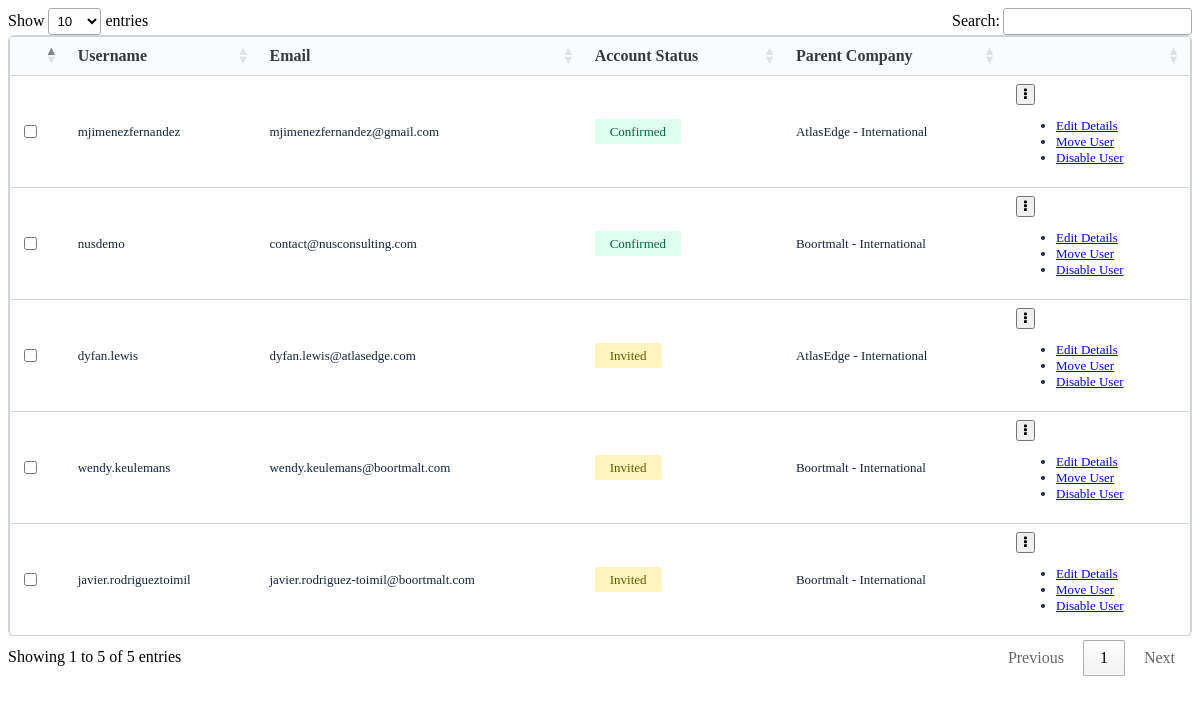
Screenshot of /listparentuser.php (signed in) with the database file from the repository.
### tables this page shows
CREATE TABLE `nususerdata` (
  `id` int(11) NOT NULL,
  `role` varchar(20) NOT NULL,
  `username` varchar(100) NOT NULL,
  `emailId` varchar(100) NOT NULL,
  `accountstatus` varchar(10) NOT NULL,
  `password` varchar(100) DEFAULT NULL,
  `parentcompany` varchar(100) DEFAULT NULL,
  `bussinessunit` varchar(255) DEFAULT NULL,
  `active` enum('Active','Inactive') NOT NULL,
  `created_time` datetime NOT NULL DEFAULT current_timestamp()
);

### listparentuser.php (the view, shortened to what this page needs)
<?php
include ('dbconn.php');
    $sql = "select * from nususerdata where role=\"Parent Company\" AND active=\"Active\"";
        $result = $conn->query($sql);
            	$row = array();
            	if ($result->num_rows > 0) {
                  while($parent_row = $result->fetch_assoc()) {
                    $row[] = $parent_row;
                  }
                }
?>
<!DOCTYPE html>
<html lang="en">
<head>
    <link
      rel="stylesheet"
      href="//cdn.datatables.net/1.12.1/css/jquery.dataTables.min.css"
    />
     <link rel="stylesheet" href="https://cdnjs.cloudflare.com/ajax/libs/font-awesome/4.7.0/css/font-awesome.min.css">
</head>
<body>
<form action="" method="POST">
    <table class="myTable">
    <thead>
			<tr>
                <th></th>
            <th>Username</th>
            <th>Email</th>
            <th>Account Status</th>
            <th>Parent Company</th>
			<th></th>
			</tr>
		</thead>
		<tbody>
			<?php
                if(!empty($row))
                foreach($row as $rows)
                {
                ?>
                <tr>
                    <td><input type="checkbox" class="listparentuser" name="selectData[]" value=<?=$rows['id']?>></td>
                    <td><?php echo $rows['username']; ?></td>
                    <td><?php echo $rows['emailId']; ?></td>
                    <?php
                    if($rows['accountstatus'] == 'Confirmed') {
                ?>
				<td><span style="background: #DCFFF0; color: #026A3E; padding: 5px 15px; border-radius: 3px; font-weight: 500;"><?php echo $rows['accountstatus'];?></span></td>
                <?php
                    } else { ?>
                    				<td><span style="background: #FFF4BD; color: #665600; padding: 5px 15px; border-radius: 3px; font-weight: 500;"><?php echo $rows['accountstatus'];?></span></td>
                    <?php
                    }?>
                    <td>
                        <?php
                             $newstr = trim($rows['parentcompany']);
                             $newVal = explode(" ",$newstr);
                             $output = implode(",",$newVal);
                             $sqlQueryOnee = "SELECT * FROM parentcompanydata WHERE id IN ($output);";
                             $resultOneQuery = mysqli_query($conn,$sqlQueryOnee);
                             $finalRes = '';
                             while($rowOneQuery = mysqli_fetch_assoc($resultOneQuery)) {
                                 $finalRes = $rowOneQuery['parentcompany'].", ".$finalRes;
                             }
                             $resVal = trim($finalRes);
                             echo trim($resVal,",");
                        ?>
                    </td>
				<td class="threedot">
				<div class="btn-group">
                    <button type="button" class="btn btn-primary dropdown-toggle" data-toggle="dropdown">
                     <i class="fa fa-ellipsis-v" aria-hidden="true"></i></button>
                    <ul class="dropdown-menu" role="menu">
                            <li>
                                <a id="editing" href="edituser.php?id=<?=$rows['id']?>">Edit Details</a>
                            </li>
                            <li>
                                <a href="moveParentClient.php?id=<?=$rows['id']?>" id="moving">Move User</a>
                            </li>
                            <li>
                                <a href="disable.php?id=<?=$rows['id']?>" id="moving">Disable User</a>
                            </li>
                    </ul>
                  </div>
				</td>
                </tr>
			<?php } ?>
		</tbody>
    </table>
 </form>
</body>
</html>

### listparentuser.php (style rules this page uses)
table { border: 2px solid #CED4DA; border-radius: 6px; }
table th { color: #343a40; background: #F9FBFD; }
table.myTable thead th { border-bottom: 1px solid #CED4DA !important; }
table td { color: #12263F; font-size: 13px; border-bottom: 1px solid #CED4DA; }
table.dataTable.no-footer { border-bottom: none !important; }

### rows the page displays
nususerdata: username "mjimenezfernandez", emailId "mjimenezfernandez@gmail.com", accountstatus "Confirmed", resVal "AtlasEdge - International"
nususerdata: username "nusdemo", emailId "contact@nusconsulting.com", accountstatus "Confirmed", resVal "Boortmalt - International"
nususerdata: username "dyfan.lewis", emailId "dyfan.lewis@atlasedge.com", accountstatus "Invited", resVal "AtlasEdge - International"
nususerdata: username "wendy.keulemans", emailId "wendy.keulemans@boortmalt.com", accountstatus "Invited", resVal "Boortmalt - International"
nususerdata: username "javier.rodrigueztoimil", emailId "javier.rodriguez-toimil@boortmalt.com", accountstatus "Invited", resVal "Boortmalt - International"
